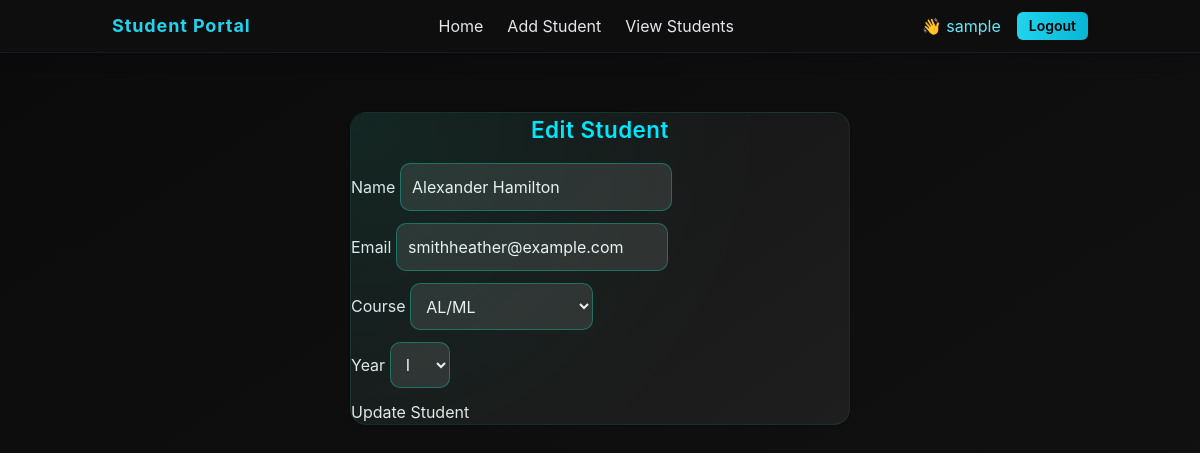
Screenshot of /edit/10 (signed in) with the database file from the repository.
### app.py (models this page shows, shortened)
class User(db.Model,UserMixin):
    id = db.Column(db.Integer, primary_key=True)
    username = db.Column(db.String(50), nullable=False)
    email = db.Column(db.String(50),nullable=False)
    password_hash = db.Column(db.String(200), nullable=False)

class Student(db.Model):
    id = db.Column(db.Integer, primary_key=True)
    name = db.Column(db.String(50), nullable=False)
    email= db.Column(db.String(50),nullable=False)
    course=db.Column(db.String(50),nullable=False)
    year=db.Column(db.String(5),nullable=False)

### app.py (the view, shortened to what this page needs)
@app.route('/edit/<int:id>', methods=['GET', 'POST'])
@login_required
def edit_student(id):
    student=Student.query.get_or_404(id)
    return render_template('edit_student.html', student=student)

### app.py (called while the page is built)
@login_manager.user_loader
def load_user(user_id):
    return User.query.get(int(user_id))

### templates/edit_student.html (shortened to what this page needs)
{% extends "layout.html" %}
{% block content %}
<div class="card mx-auto shadow" style="max-width: 500px;">
  <div class="card-body">
    <h3 class="card-title mb-4 text-center">Edit Student</h3>
    <form method="POST" action="/edit/{{ student.id }}">
      <div class="mb-3">
        <label class="form-label">Name</label>
        <input type="text" name="name" class="form-control" required value="{{ student.name }}">
      </div>
      <div class="mb-3">
        <label class="form-label">Email</label>
        <input type="email" name="email" class="form-control" required value="{{ student.email }}">
      </div>
      <div class="mb-3">
        <label class="form-label">Course</label>
        <select name="course" class="form-select" required>
          <option value="AL/ML" {% if student.course == "AL/ML" %}selected{% endif %}>AL/ML</option>
        </select>
      </div>
      <div class="mb-3">
        <label class="form-label">Year</label>
        <select name="year" class="form-select" required>
          <option value="I" {% if student.year == 1 %}selected{% endif %}>I</option>
        </select>
      </div>
      <button type="submit" class="btn btn-success w-100">Update Student</button>
    </form>
  </div>
</div>
{% endblock %}

### templates/layout.html (shortened to what this page needs)
<!DOCTYPE html>
<html lang="en">
<head>
   <script src="https://cdn.tailwindcss.com"></script>
  <link rel="stylesheet" href="{{ url_for('static', filename='css/styles.css') }}" />
</head>
<body class="bg-gradient-to-br from-[#0b0b0b] to-[#121212] text-gray-200 min-h-screen flex flex-col">
  <nav class="bg-[#0f0f0f]/90 backdrop-blur-lg border-b border-cyan-500/10 fixed w-full z-50 shadow-lg">
    <div class="container mx-auto px-6 py-3 flex justify-between items-center">
      <a href="/" class="text-cyan-400 font-bold text-lg tracking-wider hover:text-cyan-300 transition-all">
        Student Portal
      </a>
      <div class="hidden md:flex items-center space-x-6">
        <a href="/" class="hover:text-cyan-400 transition-all">Home</a>
        <a href="/add_students" class="hover:text-cyan-400 transition-all">Add Student</a>
        <a href="/view_students" class="hover:text-cyan-400 transition-all">View Students</a>
      </div>
      <div class="hidden md:flex items-center space-x-4">
        {% if current_user.is_authenticated %}
          <span class="text-cyan-300">👋 <a href="/dashboard" class="hover:text-cyan-400">{{ current_user.username }}</a></span>
          <a href="/logout" class="bg-gradient-to-r from-cyan-400 to-cyan-500 text-black px-3 py-1 rounded-md text-sm font-semibold hover:from-cyan-300 hover:to-cyan-400 transition-all">Logout</a>
        {% else %}
          <a href="/login" class="border border-cyan-400 text-cyan-400 px-3 py-1 rounded-md text-sm hover:bg-cyan-400 hover:text-black transition-all">Login</a>
        {% endif %}
      </div>
    </div>
  </nav>
  <main class="flex-grow container mx-auto px-6 pt-28 pb-12 fade-in">
    {% block content %}{% endblock %}
  </main>
</body>
</html>

### static/css/styles.css (style rules this page uses)
body { font-family: 'Inter', 'Segoe UI', sans-serif; background: radial-gradient(circle at 20% 30%, #0d0d0d, #000000 85%); color: #e6e6e6; margin: 0; padding: 0; min-height: 100vh; overflow-x: hidden; }
.fade-in { animation: fadeIn 0.8s ease-in-out; }
.card, .modern-card { background: linear-gradient(145deg, #141414, #1e1e1e); border: 1px solid rgba(0, 255, 204, 0.1); border-radius: 16px; box-shadow: 0 4px 20px rgba(0, 0, 0, 0.45); transition: all 0.35s ease; overflow: hidden; position: relative; }
.card::before { content: ""; position: absolute; inset: 0; border-radius: inherit; background: radial-gradient(circle at top left, rgba(0, 255, 204, 0.08), transparent 70%); pointer-events: none; }
.card-title { color: #00e6ff; font-size: 1.4rem; font-weight: 600; text-align: center; margin-bottom: 1rem; letter-spacing: 0.5px; }
.form-control, .form-select { background-color: rgba(255, 255, 255, 0.1); color: #f1f1f1; border: 1px solid rgba(0, 255, 204, 0.3); border-radius: 10px; padding: 0.7rem; transition: all 0.3s ease; }
.form-control::placeholder { color: #aaa; }

### rows the page displays
User: username "sample"
Student: name "Alexander Hamilton", email "smithheather@example.com"
